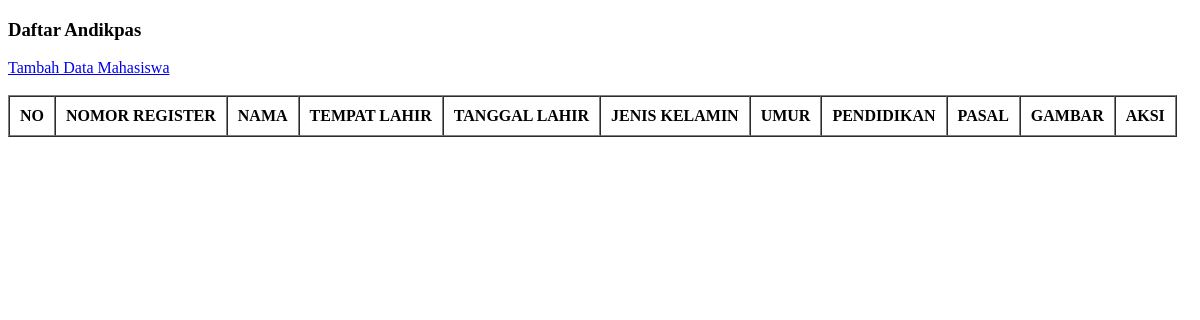
Before: /kantor/pertemuan3/latihan4.php with the older database file.
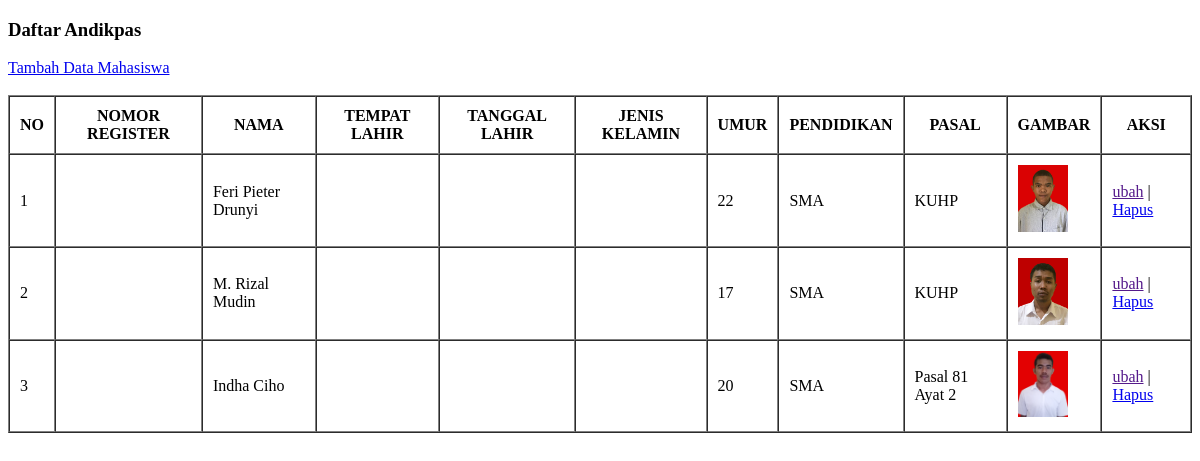
After: the same page with the newer database file.
### tables this page shows
CREATE TABLE `anak` (
  `id` int(11) NOT NULL,
  `nomor register` varchar(15) NOT NULL,
  `nama` varchar(200) NOT NULL,
  `tempat tanggal lahir` varchar(50) NOT NULL,
  `umur` varchar(10) NOT NULL,
  `pendidikan` varchar(250) NOT NULL,
  `jenis kejahatan` varchar(250) NOT NULL,
  `pasal` varchar(250) NOT NULL,
  `tinggi badan` varchar(10) NOT NULL,
  `berat badan` varchar(10) NOT NULL,
  `gambar` varchar(100) NOT NULL
);

### kantor/pertemuan3/functions.php (called while the page is built, shortened)
<?php
$conn = mysqli_connect('localhost', 'root', '', 'db_pembinaan');
function query($query){
  global $conn;
  $result = mysqli_query($conn, $query);
  $rows = [];
  while ($row = mysqli_fetch_assoc($result)) {
    $rows[] = $row;
  }
   return $rows;
}
?>

### kantor/pertemuan3/latihan4.php (the view, shortened to what this page needs)
<?php
require 'functions.php';
$anak = query("SELECT * FROM anak");
?>
<!DOCTYPE html>
<html lang="en">
<head>
</head>
<body>
  <h3>Daftar Andikpas</h3>
  <a href="tambah.php">Tambah Data Mahasiswa</a>
  <br><br>
  <table border="1" cellpadding="10" cellspacing="0">
  <tr>
    <th>NO</th>
    <th>NOMOR REGISTER</th>
    <th>NAMA</th>
    <th>TEMPAT LAHIR</th>
    <th>TANGGAL LAHIR</th>
    <th>JENIS KELAMIN</th>
    <th>UMUR</th>
    <th>PENDIDIKAN</th>
    <th>PASAL</th>
    <th>GAMBAR</th>
    <th>AKSI</th>
  </tr>
  <?php $i = 1; ?>
  <?php foreach ($anak as $ank) : ?>
  <tr>
    <td><?= $i; ?></td>
    <td><?= $ank["nr"]; ?></td>
    <td><?= $ank["nama"]; ?></td>
    <td><?= $ank["tempat"]; ?></td>
    <td><?= $ank["tgl"]; ?></td>
    <td><?= $ank["jk"]; ?></td>
    <td><?= $ank["umur"]; ?></td>
    <td><?= $ank["pendidikan"]; ?></td>
    <td><?= $ank["pasal"]; ?></td>
    <td>
      <img src="img/<?= $ank["gambar"] ?>" width="50"></td>
    <td>
      <a href="">ubah</a> |
      <a href="hapus.php?id=<?= $ank["id"]; ?>" onclick="return confirm('yakin');">Hapus</a>
      </td>
  </tr>
    <?php $i++; ?>
    <?php endforeach;
    ?>
  </table>
</body>
</html>

Changed rows visible on the page:
added anak: nama "Feri Pieter Drunyi", umur "22", pendidikan "SMA", pasal "KUHP", gambar (picture)
added anak: nama "M. Rizal Mudin", umur "17", pendidikan "SMA", pasal "KUHP", gambar (picture)
added anak: nama "Indha Ciho", umur "20", pendidikan "SMA", pasal "Pasal 81 Ayat 2", gambar (picture)
